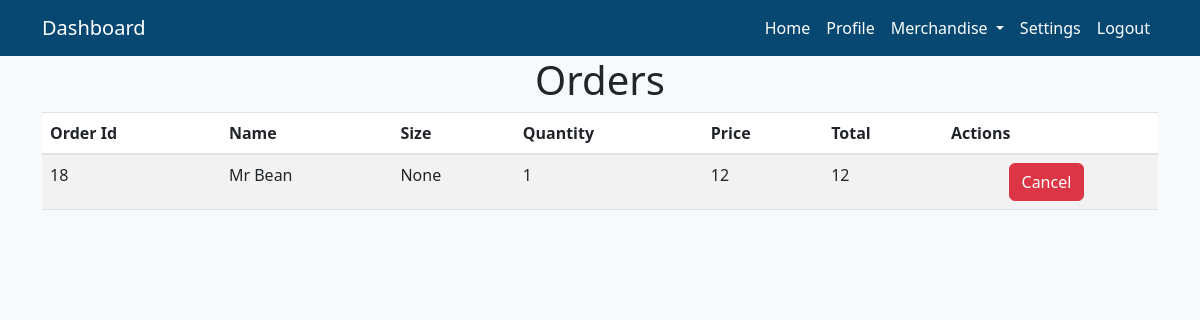
The page /User/UserOrders.php (signed in) on the database as committed earlier.
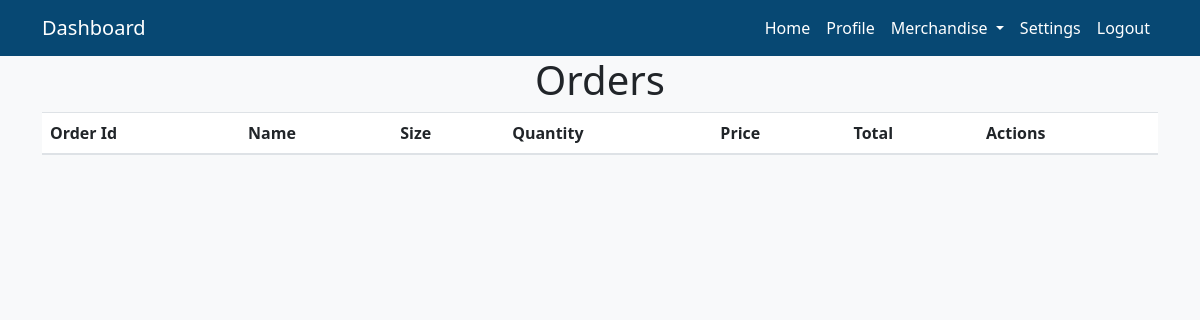
The same page on the database as committed later.
### tables this page shows
CREATE TABLE `orders` (
  `order_id` int(11) NOT NULL,
  `rfid` varchar(15) NOT NULL,
  `name` varchar(100) NOT NULL,
  `size` varchar(20) NOT NULL,
  `quantity` int(11) NOT NULL,
  `price` double NOT NULL,
  `total` double NOT NULL,
  `product_id` int(11) NOT NULL,
  `status` varchar(10) NOT NULL
);

### Backend/BackendUser.php (called while the page is built, shortened)
<?php
function user_orders($id_number){
    $db = Database::getInstance();
    $conn = $db->getConnection();
    $sqlOrder = "SELECT * FROM orders WHERE rfid = '$id_number' AND status= 'Pending' ";
    $orders = mysqli_query($conn, $sqlOrder);
    if(mysqli_num_rows($orders) > 0)
        {
          $listOrders = [];
          while($order = mysqli_fetch_array($orders)) {
              $listOrders[] = $order;
        }
      }
      return $listOrders;
}
?>

### User/UserOrders.php (the view, shortened to what this page needs)
<?php
    $id_number = $_SESSION['userId'];
    $listOrders = user_orders($id_number);
?>
<!DOCTYPE html>
<html lang="en">
<head>
</head>
<body>
<h1 class="text-center">Orders</h1>
<div class="container">
<table id="example" class="table table-striped table-hover display compact " style="width:100%; overflow:auto;">
    <thead>
        <tr>
            <th >Order Id</th>
            <th >Name</th>
            <th >Size</th>
            <th >Quantity</th>
            <th >Price</th>
            <th >Total</th>
            <th >Actions</th>
        </tr>
    </thead>
    <tbody>
        <?php foreach ($listOrders as $person): ?>
            <tr>
                <td><?php echo $person['order_id']; ?></td>
                <td><?php echo $person['name'] ?></td>
                <td><?php echo $person['size']; ?></td>
                <td><?php echo $person['quantity']; ?></td>
                <td><?php echo $person['price']; ?></td>
                 <td><?php echo $person['total']; ?></td>
                <td class="align-middle">
    <div  class="d-flex justify-content-center align-items-center gap-3">
        <form action="UserOrders.php" method="POST" class="delete-form">
                            <button type="submit" name="cancel" class="btn btn-danger mr-2" onclick="return confirm('Are you sure you want to cancel this order?')">Cancel</button>
                        </form>
        </div>
</td>
            </tr>
        <?php endforeach; ?>
    </tbody>
</table>
  </div>
  <br>
  <br>
</body>
</html>

Rows that differ between the two databases and show on the page:
removed orders: order_id "18", name "Mr Bean", size "None", quantity "1", price "12", total "12"
